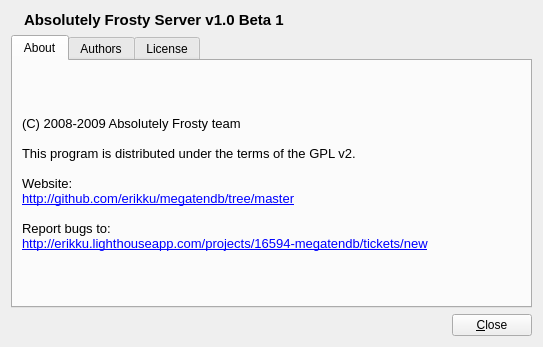
<?xml version="1.0" encoding="UTF-8"?>
<ui version="4.0">
 <class>About</class>
 <widget class="QWidget" name="About">
  <property name="geometry">
   <rect>
    <x>0</x>
    <y>0</y>
    <width>543</width>
    <height>347</height>
   </rect>
  </property>
  <property name="windowTitle">
   <string>Absolutely Frosty - About</string>
  </property>
  <property name="windowIcon">
   <iconset resource="../server_gui.qrc">
    <normaloff>:/megatendb.png</normaloff>:/megatendb.png</iconset>
  </property>
  <layout class="QVBoxLayout">
   <item>
    <layout class="QHBoxLayout">
     <item>
      <widget class="QLabel" name="icon">
       <property name="sizePolicy">
        <sizepolicy hsizetype="Fixed" vsizetype="Fixed">
         <horstretch>0</horstretch>
         <verstretch>0</verstretch>
        </sizepolicy>
       </property>
       <property name="pixmap">
        <pixmap resource="../server_gui.qrc">:/megatendb.png</pixmap>
       </property>
      </widget>
     </item>
     <item>
      <widget class="QLabel" name="titleLabel">
       <property name="font">
        <font>
         <pointsize>11</pointsize>
         <weight>75</weight>
         <bold>true</bold>
        </font>
       </property>
       <property name="text">
        <string>Absolutely Frosty Server v1.0 Beta 1</string>
       </property>
      </widget>
     </item>
    </layout>
   </item>
   <item>
    <widget class="QTabWidget" name="tabWidget">
     <property name="currentIndex">
      <number>0</number>
     </property>
     <widget class="QWidget" name="tab">
      <attribute name="title">
       <string>About</string>
      </attribute>
      <layout class="QVBoxLayout">
       <item>
        <widget class="QLabel" name="aboutLabel">
         <property name="text">
          <string>&lt;!DOCTYPE HTML PUBLIC &quot;-//W3C//DTD HTML 4.0//EN&quot; &quot;http://www.w3.org/TR/REC-html40/strict.dtd&quot;&gt;
&lt;html&gt;&lt;head&gt;&lt;meta name=&quot;qrichtext&quot; content=&quot;1&quot; /&gt;&lt;style type=&quot;text/css&quot;&gt;
p, li { white-space: pre-wrap; }
&lt;/style&gt;&lt;/head&gt;&lt;body style=&quot; font-family:'Sans'; font-size:10pt; font-weight:400; font-style:normal;&quot;&gt;
&lt;p style=&quot; margin-top:0px; margin-bottom:0px; margin-left:0px; margin-right:0px; -qt-block-indent:0; text-indent:0px;&quot;&gt;(C) 2008-2009 Absolutely Frosty team&lt;/p&gt;
&lt;p style=&quot;-qt-paragraph-type:empty; margin-top:0px; margin-bottom:0px; margin-left:0px; margin-right:0px; -qt-block-indent:0; text-indent:0px;&quot;&gt;&lt;/p&gt;
&lt;p style=&quot; margin-top:0px; margin-bottom:0px; margin-left:0px; margin-right:0px; -qt-block-indent:0; text-indent:0px;&quot;&gt;This program is distributed under the terms of the GPL v2.&lt;/p&gt;
&lt;p style=&quot;-qt-paragraph-type:empty; margin-top:0px; margin-bottom:0px; margin-left:0px; margin-right:0px; -qt-block-indent:0; text-indent:0px;&quot;&gt;&lt;/p&gt;
&lt;p style=&quot; margin-top:0px; margin-bottom:0px; margin-left:0px; margin-right:0px; -qt-block-indent:0; text-indent:0px;&quot;&gt;Website:&lt;/p&gt;
&lt;p style=&quot; margin-top:0px; margin-bottom:0px; margin-left:0px; margin-right:0px; -qt-block-indent:0; text-indent:0px;&quot;&gt;&lt;a href=&quot;http://github.com/erikku/megatendb/tree/master&quot;&gt;&lt;span style=&quot; text-decoration: underline; color:#0000ff;&quot;&gt;http://github.com/erikku/megatendb/tree/master&lt;/span&gt;&lt;/a&gt;&lt;/p&gt;
&lt;p style=&quot;-qt-paragraph-type:empty; margin-top:0px; margin-bottom:0px; margin-left:0px; margin-right:0px; -qt-block-indent:0; text-indent:0px;&quot;&gt;&lt;/p&gt;
&lt;p style=&quot; margin-top:0px; margin-bottom:0px; margin-left:0px; margin-right:0px; -qt-block-indent:0; text-indent:0px;&quot;&gt;Report bugs to:&lt;/p&gt;
&lt;p style=&quot; margin-top:0px; margin-bottom:0px; margin-left:0px; margin-right:0px; -qt-block-indent:0; text-indent:0px;&quot;&gt;&lt;a href=&quot;http://erikku.lighthouseapp.com/projects/16594-megatendb/tickets/new&quot;&gt;&lt;span style=&quot; text-decoration: underline; color:#0000ff;&quot;&gt;http://erikku.lighthouseapp.com/projects/16594-megatendb/tickets/new&lt;/span&gt;&lt;/a&gt;&lt;/p&gt;&lt;/body&gt;&lt;/html&gt;</string>
         </property>
        </widget>
       </item>
      </layout>
     </widget>
     <widget class="QWidget" name="tab_2">
      <attribute name="title">
       <string>Authors</string>
      </attribute>
      <layout class="QVBoxLayout">
       <item>
        <widget class="QTextEdit" name="authors">
         <property name="html">
          <string>&lt;!DOCTYPE HTML PUBLIC &quot;-//W3C//DTD HTML 4.0//EN&quot; &quot;http://www.w3.org/TR/REC-html40/strict.dtd&quot;&gt;
&lt;html&gt;&lt;head&gt;&lt;meta name=&quot;qrichtext&quot; content=&quot;1&quot; /&gt;&lt;style type=&quot;text/css&quot;&gt;
p, li { white-space: pre-wrap; }
&lt;/style&gt;&lt;/head&gt;&lt;body style=&quot; font-family:'Sans'; font-size:10pt; font-weight:400; font-style:normal;&quot;&gt;
&lt;p style=&quot; margin-top:0px; margin-bottom:0px; margin-left:0px; margin-right:0px; -qt-block-indent:0; text-indent:0px;&quot;&gt;John Eric Martin&lt;/p&gt;
&lt;p style=&quot; margin-top:0px; margin-bottom:0px; margin-left:0px; margin-right:0px; -qt-block-indent:0; text-indent:0px;&quot;&gt;    &lt;a href=&quot;mailto:john.eric.martin@gmail.com&quot;&gt;&lt;span style=&quot; text-decoration: underline; color:#0000ff;&quot;&gt;john.eric.martin@gmail.com&lt;/span&gt;&lt;/a&gt;&lt;/p&gt;
&lt;p style=&quot; margin-top:0px; margin-bottom:0px; margin-left:0px; margin-right:0px; -qt-block-indent:0; text-indent:0px;&quot;&gt;    Original Author, Maintainer&lt;/p&gt;
&lt;p style=&quot;-qt-paragraph-type:empty; margin-top:0px; margin-bottom:0px; margin-left:0px; margin-right:0px; -qt-block-indent:0; text-indent:0px;&quot;&gt;&lt;/p&gt;
&lt;p style=&quot; margin-top:0px; margin-bottom:0px; margin-left:0px; margin-right:0px; -qt-block-indent:0; text-indent:0px;&quot;&gt;ArbalestX&lt;/p&gt;
&lt;p style=&quot; margin-top:0px; margin-bottom:0px; margin-left:0px; margin-right:0px; -qt-block-indent:0; text-indent:0px;&quot;&gt;    Developer&lt;/p&gt;
&lt;p style=&quot;-qt-paragraph-type:empty; margin-top:0px; margin-bottom:0px; margin-left:0px; margin-right:0px; -qt-block-indent:0; text-indent:0px;&quot;&gt;&lt;/p&gt;
&lt;p style=&quot; margin-top:0px; margin-bottom:0px; margin-left:0px; margin-right:0px; -qt-block-indent:0; text-indent:0px;&quot;&gt;Mayuka&lt;/p&gt;
&lt;p style=&quot; margin-top:0px; margin-bottom:0px; margin-left:0px; margin-right:0px; -qt-block-indent:0; text-indent:0px;&quot;&gt;    &lt;a href=&quot;mailto:angelicmayuka@gmail.com&quot;&gt;&lt;span style=&quot; text-decoration: underline; color:#0000ff;&quot;&gt;angelicmayuka@gmail.com&lt;/span&gt;&lt;/a&gt;&lt;/p&gt;
&lt;p style=&quot; margin-top:0px; margin-bottom:0px; margin-left:0px; margin-right:0px; -qt-block-indent:0; text-indent:0px;&quot;&gt;    Application Icon&lt;/p&gt;&lt;/body&gt;&lt;/html&gt;</string>
         </property>
         <property name="textInteractionFlags">
          <set>Qt::LinksAccessibleByKeyboard|Qt::LinksAccessibleByMouse|Qt::TextBrowserInteraction|Qt::TextEditable|Qt::TextEditorInteraction|Qt::TextSelectableByKeyboard|Qt::TextSelectableByMouse</set>
         </property>
        </widget>
       </item>
      </layout>
     </widget>
     <widget class="QWidget" name="tab_3">
      <attribute name="title">
       <string>License</string>
      </attribute>
      <layout class="QVBoxLayout">
       <item>
        <widget class="QPlainTextEdit" name="license">
         <property name="lineWrapMode">
          <enum>QPlainTextEdit::NoWrap</enum>
         </property>
        </widget>
       </item>
      </layout>
     </widget>
    </widget>
   </item>
   <item>
    <layout class="QHBoxLayout">
     <item>
      <spacer name="horizontalSpacer">
       <property name="orientation">
        <enum>Qt::Horizontal</enum>
       </property>
       <property name="sizeHint" stdset="0">
        <size>
         <width>40</width>
         <height>20</height>
        </size>
       </property>
      </spacer>
     </item>
     <item>
      <widget class="QPushButton" name="closeButton">
       <property name="text">
        <string>&amp;Close</string>
       </property>
      </widget>
     </item>
    </layout>
   </item>
  </layout>
 </widget>
 <resources>
  <include location="../server_gui.qrc"/>
  <include location="../megatendb.qrc"/>
 </resources>
 <connections>
  <connection>
   <sender>closeButton</sender>
   <signal>clicked()</signal>
   <receiver>About</receiver>
   <slot>deleteLater()</slot>
   <hints>
    <hint type="sourcelabel">
     <x>490</x>
     <y>323</y>
    </hint>
    <hint type="destinationlabel">
     <x>271</x>
     <y>173</y>
    </hint>
   </hints>
  </connection>
 </connections>
</ui>
